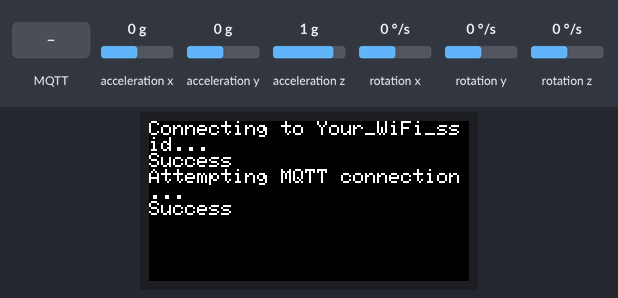
This sketch was run on a simulated ESP32. Parts: 160×80 colour display. The inputs (shaded band) are chosen by the test bench; at power-on: acceleration x 0 g, acceleration y 0 g, acceleration z 1 g, rotation x 0 °/s, rotation y 0 °/s, rotation z 0 °/s. WiFi joins after 1.5 s; servers stay silent unless stated; random numbers use the default seed unless the sketch sets one; no MQTT or app messages arrive unless stated.

Above: at 1.89 s.
2.9 s: MQTT message "1" arrives on the first subscribed topic
At 3.5 s:
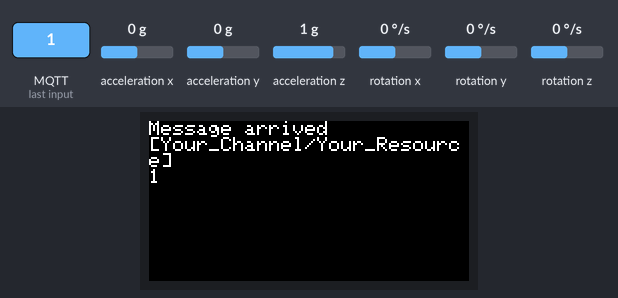
5.5 s: MQTT message "on" arrives on the first subscribed topic
At 5.9 s:
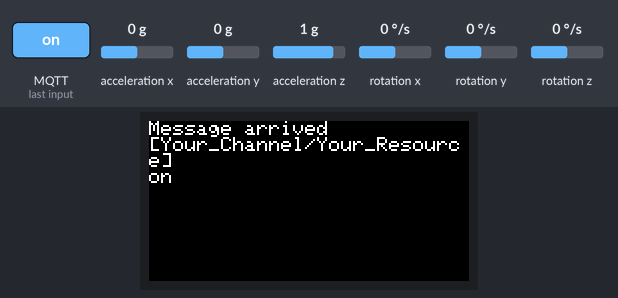
7.5 s: MQTT message "off" arrives on the first subscribed topic
At 7.9 s:
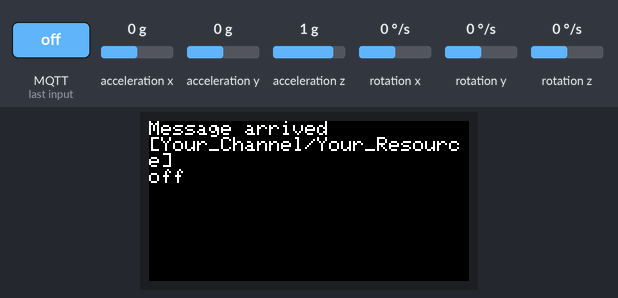
9.5 s: MQTT message "1" arrives on the second subscribed topic
At 9.9 s:
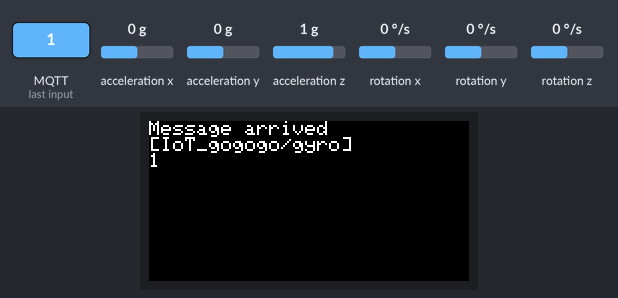
11.5 s: MQTT message "on" arrives on the second subscribed topic
At 11.9 s:
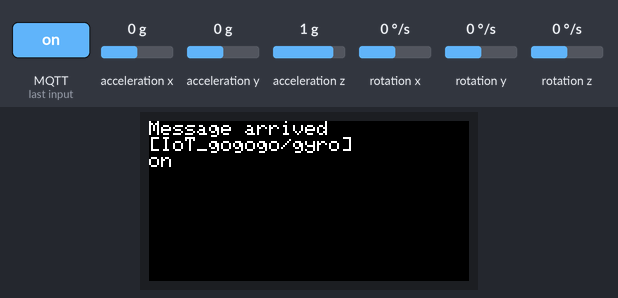
13.5 s: MQTT message "off" arrives on the second subscribed topic
At 13.9 s:
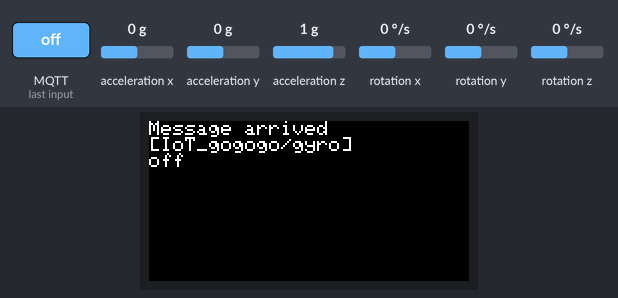
Timing chart, 0 to 16.5 s (numbered marks = the images above; inputs shaded):
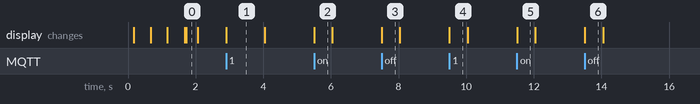

Measured:
- after the input at 2.9 s, the display: changes at once (image 1)
- after the input at 5.5 s, the display: changes at once (image 2)
- after the input at 7.5 s, the display: changes at once (image 3)
- after the input at 9.5 s, the display: changes at once (image 4)
- after the input at 11.5 s, the display: changes at once (image 5)
- after the input at 13.5 s, the display: changes at once (image 6)
- what the display in image 1 shows lasts 1.1 s, from 2.9 s to 4.0 s

The sketch:

M5StickC_mqtt.ino
```cpp
#include <PubSubClient.h>
#include <WiFi.h>

#include "M5StickC.h"

float gyroX, gyroY, gyroZ;
float accX, accY, accZ;

WiFiClient espClient;
PubSubClient client(espClient);

// Configure the name and password of the connected wifi and your MQTT server host.
const char* ssid        = "Your_WiFi_ssid";
const char* password    = "Your_WiFi_password";
const char* mqtt_server = "mqtt.beebotte.com";

const char* channelToken = "Your_Token"; // Will be something looks like: "token_************"
const char* Topic = "Your_Channel/Your_Resource"; // This is your MQTT topic
const char* GyroTopic = "IoT_gogogo/gyro"; // You may have multiple topics at the same time
const char* AccTopic = "IoT_gogogo/acc";   // to deliver with different categories of the sensors data

unsigned long lastMsg = 0;
#define MSG_BUFFER_SIZE (50)
char msg[MSG_BUFFER_SIZE];
char msg_2[MSG_BUFFER_SIZE];
int value = 0;

void setupWifi();
void callback(char* topic, byte* payload, unsigned int length);
void reConnect();

void setup() {
    Serial.begin(115200);

    M5.begin();
    M5.IMU.Init();

    M5.Lcd.setRotation(3);
    setupWifi();

    client.setServer(mqtt_server, 1883);  // Sets the server details.
    client.setCallback(callback);  // Sets the message callback function.
}

void loop() {

    if (!client.connected()) {
        reConnect();
    }

    client.loop();  // This function is called periodically to allow clients to
                    // process incoming messages and maintain connections to the
                    // server.

    unsigned long now = millis();  // Obtain the host startup duration.

    M5.IMU.getGyroData(&gyroX, &gyroY, &gyroZ);
    M5.IMU.getAccelData(&accX, &accY, &accZ);

    if (now - lastMsg > 2000) {
        lastMsg = now;
        //++value;
        //snprintf(msg, MSG_BUFFER_SIZE, "hello world #%ld", value);  // Format to the specified string and store it in MSG.
        snprintf(msg, MSG_BUFFER_SIZE, "X:%7.2f,Y:%7.2f,Z:%7.2f", gyroX, gyroY, gyroZ);
        snprintf(msg_2, MSG_BUFFER_SIZE, "X:%5.2f,Y:%5.2f,Z:%5.2f", accX, accY, accZ);

        M5.Lcd.print("Publish message: ");
        M5.Lcd.println(msg);
        client.publish(GyroTopic, msg);  // Publishes a message to the specified topic.
        if (value % 4 == 0) {
            M5.Lcd.fillScreen(BLACK);
            M5.Lcd.setCursor(0, 0);
        }

        M5.Lcd.print("Publish message: ");
        M5.Lcd.println(msg_2);
        client.publish(AccTopic, msg_2);  // Publishes a message to the specified topic.
        if (value % 4 == 0) {
            M5.Lcd.fillScreen(BLACK);
            M5.Lcd.setCursor(0, 0);
        }
    }
}

void setupWifi() {
    delay(10);
    M5.Lcd.printf("Connecting to %s", ssid);
    WiFi.mode(WIFI_STA);  // Set the mode to WiFi station mode.
    WiFi.begin(ssid, password);  // Start Wifi connection.

    while (WiFi.status() != WL_CONNECTED) {
        delay(500);
        M5.Lcd.print(".");
    }
    M5.Lcd.printf("\nSuccess\n");
}

void callback(char* topic, byte* payload, unsigned int length) {
    M5.Lcd.print("Message arrived\n[");
    M5.Lcd.print(topic);
    M5.Lcd.print("]\n");
    for (int i = 0; i < length; i++) {
        M5.Lcd.print((char)payload[i]);
    }
    M5.Lcd.println();
}

void reConnect() {
    while (!client.connected()) {
        M5.Lcd.print("Attempting MQTT connection...");

        String username = "token:";
        username += channelToken;

        // Create a random client ID.
        String clientId = "M5Stack-";
        clientId += String(random(0xffff), HEX);
        // Attempt to connect.
        if (client.connect(clientId.c_str(), username.c_str(), NULL)) {
            M5.Lcd.printf("\nSuccess\n");

            // Once connected, publish an announcement to the topic.
            client.publish(Topic, "hello world");

            // ... and resubscribe.
            client.subscribe(Topic);
            client.subscribe(GyroTopic);
            client.subscribe(AccTopic);
        } else {
            M5.Lcd.print("failed, rc=");
            M5.Lcd.print(client.state());
            M5.Lcd.println("try again in 5 seconds");
            delay(5000);
        }
    }
}
```
